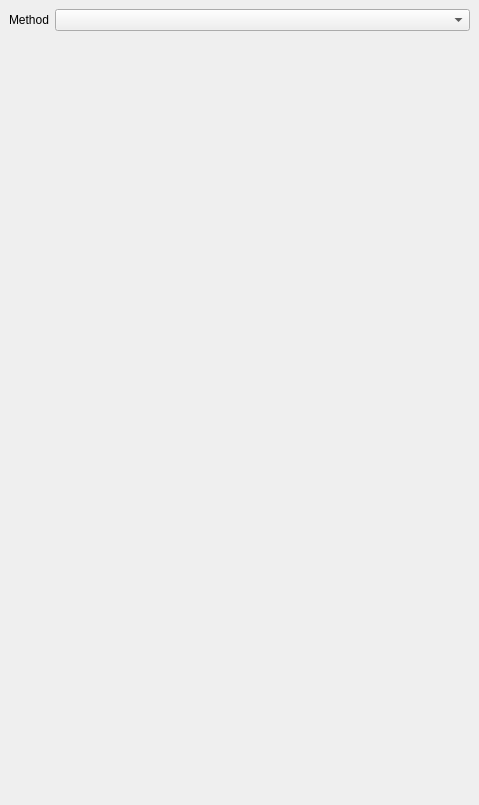
<?xml version="1.0" encoding="UTF-8"?>
<ui version="4.0">
 <class>GMLASConvertPanel</class>
 <widget class="QWidget" name="GMLASConvertPanel">
  <property name="geometry">
   <rect>
    <x>0</x>
    <y>0</y>
    <width>479</width>
    <height>805</height>
   </rect>
  </property>
  <property name="windowTitle">
   <string>Form</string>
  </property>
  <layout class="QVBoxLayout" name="verticalLayout">
   <property name="margin">
    <number>0</number>
   </property>
   <item>
    <widget class="QScrollArea" name="scrollArea">
     <property name="frameShape">
      <enum>QFrame::NoFrame</enum>
     </property>
     <property name="widgetResizable">
      <bool>true</bool>
     </property>
     <widget class="QWidget" name="scrollAreaWidgetContents">
      <property name="geometry">
       <rect>
        <x>0</x>
        <y>0</y>
        <width>479</width>
        <height>805</height>
       </rect>
      </property>
      <layout class="QVBoxLayout" name="verticalLayout_2">
       <item>
        <layout class="QFormLayout" name="formLayout">
         <property name="fieldGrowthPolicy">
          <enum>QFormLayout::AllNonFixedFieldsGrow</enum>
         </property>
         <item row="0" column="0">
          <widget class="QLabel" name="ImportTypeLabel">
           <property name="text">
            <string>Method</string>
           </property>
          </widget>
         </item>
         <item row="0" column="1">
          <widget class="QComboBox" name="importTypeCombo"/>
         </item>
        </layout>
       </item>
       <item>
        <widget class="QStackedWidget" name="stackedWidget">
         <property name="currentIndex">
          <number>0</number>
         </property>
         <widget class="QWidget" name="page"/>
         <widget class="QWidget" name="page_2"/>
        </widget>
       </item>
      </layout>
     </widget>
    </widget>
   </item>
  </layout>
 </widget>
 <resources/>
 <connections/>
</ui>
